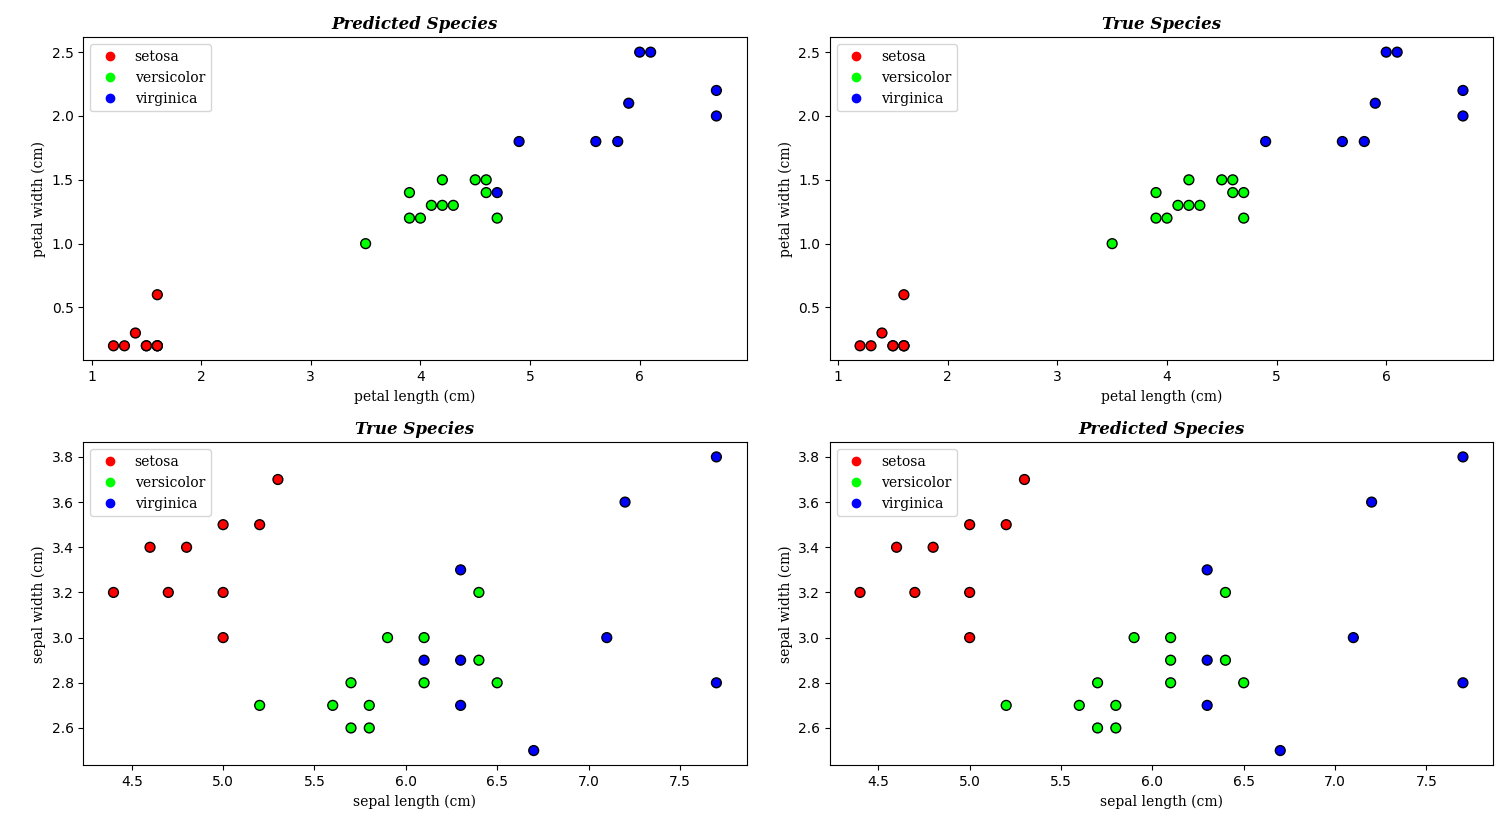

This figure's Python source:
from collections import Counter

import matplotlib.pyplot as plt
import numpy as np
from matplotlib.colors import ListedColormap
from sklearn import datasets
from sklearn.model_selection import train_test_split


# ----------------------------------------------------------------------------------------------------- Create KNN Model
class KNN:
    """
    K Nearest Neighbours:
    -> Given a data point, calculate its distance from all other data points.
    -> Get the closest K points.
    -> Regression: Get the average of these K points.
    -> Classification: Get the label with the majority vote.
    """

    def __init__(self, k=3):
        self.k = k

    def fit(self, x, y):
        """Take in training data, and set them as class variables."""
        self.x_train = x
        self.y_train = y

    def predict(self, x):
        """Return prediction for each data point in given dataset, using knn method."""
        predictions = [self._predict(point) for point in x]
        return predictions

    def _predict(self, chosen_point):
        """Compute distances to all other points, get closest K points, and determine label with majority vote."""
        distances = [self._euclidean_distance(chosen_point, value) for value in self.x_train]

        k_indices = np.argsort(distances)[:self.k]
        k_nearest_labels = [self.y_train[i] for i in k_indices]

        majority_labels = Counter(k_nearest_labels).most_common()
        majority_label = majority_labels[0][0]
        return majority_label

    def _euclidean_distance(self, x1, x2):
        """Calculate euclidean distance between two data points."""
        distance = np.sqrt(np.sum((x1 - x2) ** 2))
        return distance


# ---------------------------------------------------------------------------------------------------- Getting Iris Data
iris_dataset = datasets.load_iris()
x, y = iris_dataset["data"], iris_dataset["target"]
x_train, x_test, y_train, y_test = train_test_split(x, y, test_size=0.2, random_state=1234)

# ----------------------------------------------------------------------------- Use KNN Model for Species Classification
classifier = KNN(k=5)
classifier.fit(x_train, y_train)
predictions = classifier.predict(x_test)
accuracy = np.sum(predictions == y_test) / len(y_test)
print(f"KNN classifier model accuracy: {100 * accuracy:.2f}%")

# ----------------------------------------------------------------------------------------- Plotting Prediction vs Truth
fig, axes = plt.subplots(nrows=2, ncols=2, figsize=(12, 8))

rows = cols = [0, 1]
titles = ['Predicted Species', 'True Species']
x_labels = y_labels = ['Petal length (cm)', 'Petal width (cm)', 'Sepal length (cm)', 'Sepal width (cm)']
cmap = ListedColormap(["#FF0000", "#00FF00", "#0000FF"])

for row_index in rows:
    for col_index in cols:
        ax = axes[row_index, col_index]
        x_index, y_index = (2, 3) if row_index == 0 else (0, 1)
        c = predictions if col_index == 0 else y_test
        title = titles[col_index] if row_index == 0 else titles[1 - col_index]

        # Scatters:
        ax.set_title(title, fontstyle='italic', fontweight='bold', fontfamily='serif')
        scatter = ax.scatter(x_test[:, x_index], x_test[:, y_index], c=c, cmap=cmap, edgecolor='k', s=50)
        ax.set_xlabel(iris_dataset['feature_names'][x_index], fontfamily='serif')
        ax.set_ylabel(iris_dataset['feature_names'][y_index], fontfamily='serif')

        # Legends:
        handles, labels = scatter.legend_elements()
        legend_labels = iris_dataset['target_names']
        legend_properties = {'family': 'serif'}
        ax.legend(handles, legend_labels, title="", prop=legend_properties)

plt.tight_layout()
plt.show()
